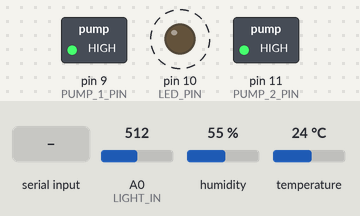
The sketch below on a simulated Arduino Uno, built with avr-gcc and run on an emulated ATmega328P. Shown: switched loads named in the sketch (green lamp = pin HIGH), output pins drawn as LEDs (lit = HIGH). Dashed ring = blinking. Inputs (shaded band) come from the test bench; at power-on: A0 (LIGHT_IN) = 512, humidity 55 %, temperature 24 °C. Pins used as bus, display or sensor lines are not drawn; what the sketch prints to the serial monitor is not drawn.

Above: at 0.1 s.
2.1 s: "C90\n" received over Serial
5.6 s: "C,45\n" received over Serial
Timing chart, 0 to 15.1 s (numbered marks = the images above; inputs shaded):
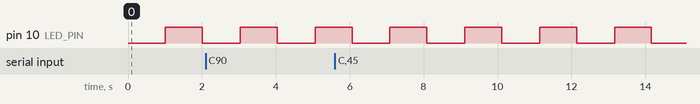

The sketch:

Plant.ino
```cpp
#include "DHT.h"

// Input
#define DHT_IN 2       // The DHT pin to use
#define DHT_TYPE DHT11 // The type of DHT sensor
#define LIGHT_IN A0    // The pin to read the soil moisture on
#define SOIL_IN A2     // The pin to read the soil moisture on

// Output
#define LED_PIN 10      // The LED pin
#define SOIL_POWER 8    // The pin to turn on the soil sensor
#define PUMP_1_PIN 9    // The pump pin
#define PUMP_2_PIN 11   // The pump pin

// Read times (in seconds)
#define DHT_READ 2
#define SOIL_READ 900
int pinOnTimes[] = {-1, -1};

// Internal variables
DHT dht(DHT_IN, DHT_TYPE);    // Allows reading the DHT11 sensor
bool ledOn = false;           // Whether the LED is on or not
int loopCount = 0;            // The current loop count (always increases)
String incomingCommand = "";  // The incoming command
bool commandComplete = false; // Whether the command is complete and ready to be processed
int pins[] = {PUMP_1_PIN, PUMP_2_PIN};    // The associated pump pins
bool pinOn = false;           // Whether to check any of the pins
int photoresistor = 0;        // The last reading from the photoresistor
int soilValue = 0;            // The last reading from the soil sensor
int soilTime = 0;             // The cycles remaining until we read the soil sensor again
int numberOfPins = (sizeof(pins)/sizeof(pins[0])); // The number of Pins to set

void setup()
{
  dht.begin();
  incomingCommand.reserve(200);

  // Tell the monitor what we are exposing
  Serial.begin(9600);
  sendDetails();

  // Initialise the pins
  pinMode(LED_PIN, OUTPUT);
  digitalWrite(LED_PIN, LOW);
  int i = 0;
  for (i = 0; i < numberOfPins; i++) {
    pinMode(pins[i], OUTPUT);
    digitalWrite(pins[i], HIGH);
  }

  pinMode(SOIL_POWER, OUTPUT);
  digitalWrite(SOIL_POWER, LOW);
}

void loop()
{
  // Flash the LED on a 1s on/1s off freq
  delay(1000);
  ledOn = !ledOn;
  if (ledOn)
  {
    digitalWrite(LED_PIN, HIGH);
  }
  else
  {
    digitalWrite(LED_PIN, LOW);
  }

  loopCount++;

  if (pinOn)
  {
    checkPinTimes();
  }

  if (commandComplete)
  {
    if (incomingCommand[0] == 'C')
    {
      Serial.println(incomingCommand);
      int pinToChange = (int)incomingCommand[2] - 48;
      bool setPinOn = incomingCommand[3] == '+';
      if (incomingCommand.length() > 4)
      {
        pinOnTimes[pinToChange] = incomingCommand.substring(4).toInt();
      }
      Serial.print("A:");
      Serial.print(pinToChange);
      if (setPinOn)
      {
        digitalWrite(pins[pinToChange], LOW);
        Serial.println("+");
      }
      else
      {
        digitalWrite(pins[pinToChange], HIGH);
        Serial.println("-");
      }
      pinOn = true;
    } else if (incomingCommand[0] = 'I') {
      sendDetails();
    }

    // Clear the last command so we can receive another one
    incomingCommand = "";
    commandComplete = false;
  }

  if (soilTime <= 0)
  {
    Serial.println("R:soil");
    soilTime = SOIL_READ;
    readSoil();
  }
  else
  {
    soilTime--;
  }

  // Only read at specified intervals
  if (loopCount % DHT_READ == 0)
  {
    unsigned long timeSinceStart = millis();
    float humidity = dht.readHumidity();
    float temp = dht.readTemperature();

    // Check if any reads failed and exit early (to try again).
    if (isnan(humidity) || isnan(temp))
    {
      Serial.println("E:DHT");
      loopCount--; // Need to decrement otherwise it will wait the full five seconds
      return;
    }

    // Compute heat index in Celsius (isFahreheit = false)
    float hic = dht.computeHeatIndex(temp, humidity, false);

    // Read the light level
    photoresistor = analogRead(LIGHT_IN);

    // Send the data to the monitor
    Serial.print("D:");
    Serial.print(timeSinceStart);
    Serial.print(",");
    Serial.print(humidity);
    Serial.print(",");
    Serial.print(temp);
    Serial.print(",");
    Serial.print(hic);
    Serial.print(",");
    Serial.print(photoresistor);
    Serial.print(",");
    Serial.print(soilValue);
    Serial.println();
  }
}

void sendDetails()
{
  Serial.println("=====");      // Clear any pending output
  Serial.println("O:time,humidity,tempC,heatIndC,light,soil");
  Serial.println("I:Pump 1,Pump 2");
}

void checkPinTimes()
{
  int i;
  pinOn = false;
  for (i = 0; i < numberOfPins; i++)
  {
    if (pinOnTimes[i] > 0)
    {
      pinOn = true;
      pinOnTimes[i]--;
    }
    else if (pinOnTimes[i] == 0)
    {
      digitalWrite(pins[i], HIGH);
      pinOnTimes[i]--;
      Serial.print("A:");
      Serial.print(i);
      Serial.println("-");
    }
  }
}

void serialEvent()
{
  while (Serial.available() && !commandComplete)
  {
    char inChar = (char)Serial.read();
    incomingCommand += inChar;
    // If the incoming character is a newline, set a flag so the main loop can process it
    if (inChar == '\n')
    {
      commandComplete = true;
    }
  }
}

int readSoil()
{
  digitalWrite(SOIL_POWER, HIGH);
  delay(10);
  soilValue = analogRead(SOIL_IN);
  digitalWrite(SOIL_POWER, LOW);
}
```

Measured:
- by itself, pin 10 (LED_PIN): alternates HIGH for 1.0 s and LOW for 1.0 s
